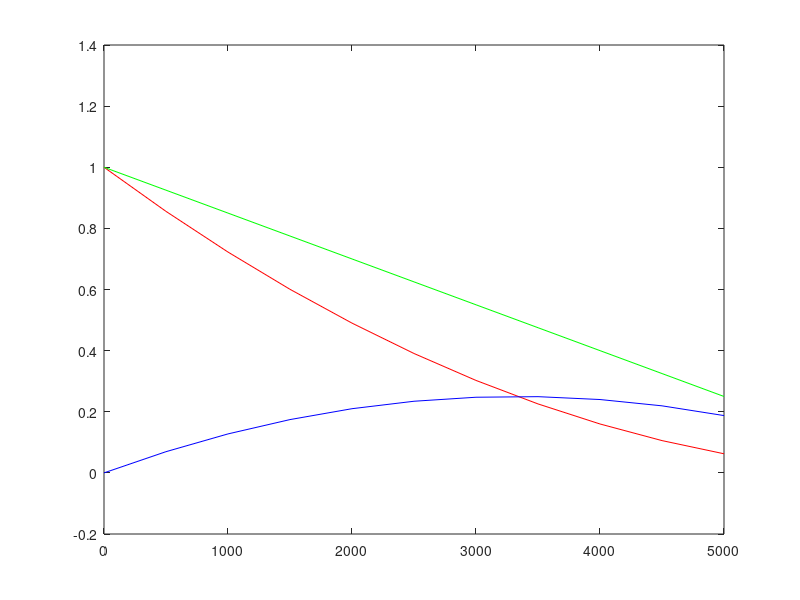

Reproduce this figure in MATLAB. (Note: this script raises an error after producing the figure.)
%%%%%%%%%%%%%%JAN GOMEZ
%%%%%%%%%%%%%%ELEE 2045
%%%%%%%%%%%%%%Dr. Kyle Johnsen
%All data given by the instructions
Motor_speed = 0; % Set to 0 because it's the value that changes constantly
%A instead of mA
Voltage = 5;
stall_current = 0.2;
free_rCurrent = 0.05;
% We calculate internal resistance by voltage 5/.2 = 25 current
Internal_R = 25;

%%we create a empty list for the 3 lines which
%%they will be assign with the following data
electrical_powers = [];
motor_speeds = [];
%%Mechanical_powers is the RMP this is key to our graph
%%or in simple words is just x-axis 
mechanical_powers = [];
total_powers = [];

%%##while i could have make a for loop
%%im going to be honest i dont like for loops 
%%i prefer "while" i feel like they are 
%%more simple 
while Motor_speed <= 5000
    %%In this part i got very confused and i did not have 
    %%any idea, until i saw a person explain that
    %%the RPM was just solving by the slope 
    %%which is just the slope formula y1-y2/x2-x1
    %%which make sense because everytime the loop increments 
    %%the graph would keep changing the "slope"

    slope_formula = (free_rCurrent - stall_current) / 5000;
    %%now we apply the y=mx + b * the number of rmp by the while loop
    current = stall_current + slope_formula * Motor_speed;
    
    %%After knowing the current everythin was more easy
    %%since the instructions were give in the 
    %%word documet, the only part that i did not like 
    %%was how to find the current
    Total_power = Voltage * current;  % P = V * I
    Electrical_power = (current^2) * Internal_R;  % P = I^2 * R
    Mechanical_power = Total_power - Electrical_power;
    
    
    %%we use append to obtain all the values at the 
    %%end of each loop and place it in the previous lists
    motor_speeds(end + 1) = Motor_speed;
    mechanical_powers(end + 1) = Mechanical_power;
    electrical_powers(end + 1) = Electrical_power;
    total_powers(end + 1) = Total_power;
    
    %%Since the instructions say thet curve is a 500 rpm increments
    %%we set that after every 'while' loop is completed we add 500 until it hits
    %%5000
    Motor_speed = Motor_speed + 500;
end %End of the while loop



% We create the window to display the graph
figure('Position', [100, 100, 800, 600]);
%%%%%%IMPORTANT: Unfortunately i could not know how to display lagends and
%%%%%%labels
%%we use plot to mark motor_speed as x-axis
%%and every other value as y-axis 
plot(motor_speeds, electrical_powers, 'r-', 'DisplayName', 'Electrical Power');
hold on;
plot(motor_speeds, mechanical_powers, 'b-', 'DisplayName', 'Mechanical Power');
plot(motor_speeds, total_powers, 'g-', 'DisplayName', 'Total Power');
hold off;

% Adding labels, title, and legend but did not work
legend('show', 'Location');
%limits of x-axis
xlim([0, 5000]);
%%Title of the graph
title('Power Dissipation in the Motor at Varying Speeds');
%%Title of x and y labels
xlabel('Motor Speed (RPM)');
ylabel('Power Dissipation (W)');
grid on;

%%we append the values into the graph
fprintf('Motor speeds: %d\n', length(motor_speeds));
fprintf('Electrical powers: %d\n', length(electrical_powers));
fprintf('Mechanical powers: %d\n', length(mechanical_powers));
fprintf('Total powers: %d\n', length(total_powers));
